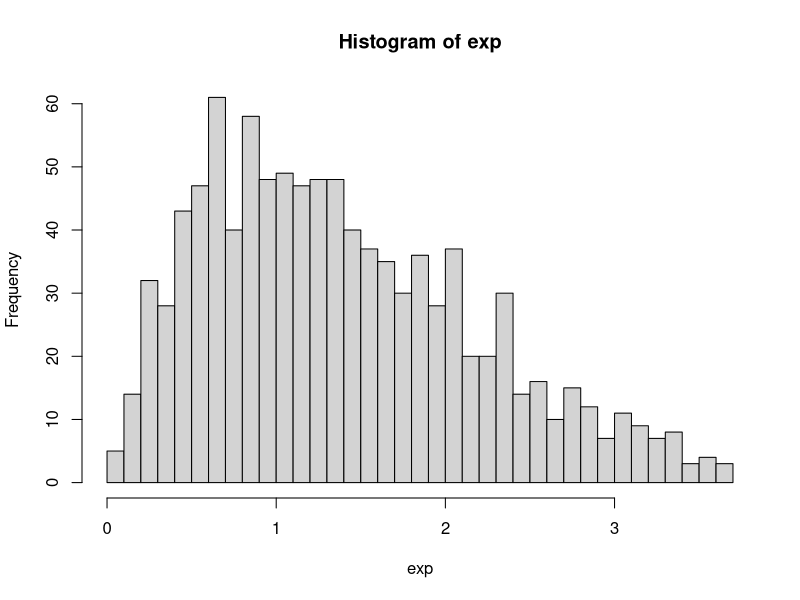

R code for this plot:
f<-function(g,l,a)
{
  a=1/a;
  return (log(1-g^a)*-1/l);
}

f1<-function(x,l,a)
{
  return ((1+l)-2*(1-exp(-1*l*x))^a);
}

func<-function(l,a,n)
{
  exp<-vector(length=n);
  i=0;
  while(i<n)
  {
    u1<-runif(1,0,1);
    u2<-runif(1,0,1);
    
    x=f(u1,l,a);
    c=1+l;
    r=f1(x,l,a);
    
    if(c*u2<r)
     {
       exp[i]=x;
       i=i+1;
     }
  }
  png("exp2.png");
  hist(exp,breaks=50);
}

func(0.5,2,1000);
